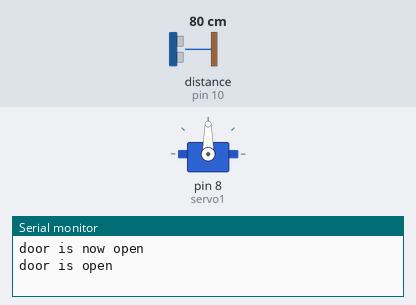
The sketch below on a simulated Arduino Uno, built with avr-gcc and run on an emulated ATmega328P. Parts: servo, the last lines printed to the serial monitor. Wiring (inferred from the names in the program): ultrasonic range finder: trigger pin 9; echo pin 10. Inputs (shaded band) come from the test bench; at power-on: distance to the obstacle (sensor on pin 10) 80 cm. The echo pulse lasts 58.3 µs per cm.

Above: at 1.3 s.
1.4 s: distance to the obstacle (sensor on pin 10) set to 35 cm
4.2 s: distance to the obstacle (sensor on pin 10) set to 29 cm
At 7.5 s:
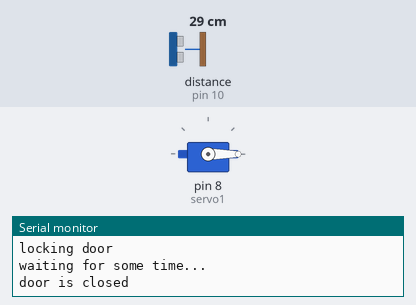
At 17.2 s:
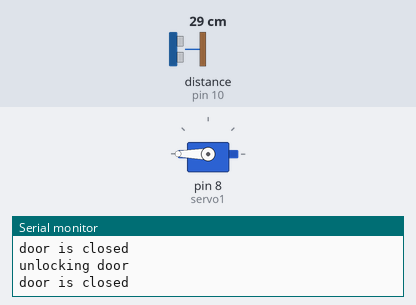
Timing chart, 0 to 17.5 s (numbered marks = the images above; inputs shaded):
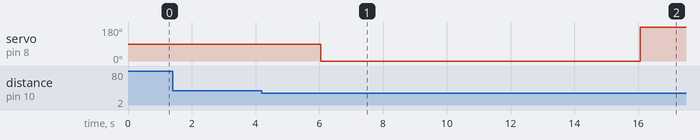

Measured:
- the behaviour switches between 32 and 31 cm on distance to the obstacle (sensor on pin 10) (found by bisection; images 0 and 1)
- after the input at 4.2 s, servo on pin 8 (servo1): 90° → 0° after 1.8 s, → 180° 10.0 s later

The sketch:

final_project_3.ino
```cpp
#include <Servo.h>
Servo servo1; //add servo
const int trigPin = 9; //define pins for the distance sensor
const int echoPin = 10; //define pins for the distance sensor
long duration; //part of the distance sensor code
int distanceCm, distanceInch; //create integers for the distance
void setup() {
   servo1.attach(8); //set servo pin
   pinMode(trigPin, OUTPUT); //make the trig pin an output
   pinMode(echoPin, INPUT); //make echo pin input
   Serial.begin(9600); //begin serial communication
}

void loop() {
  int i = 0;
  int o = isOpen();
  while(o == 0) {
    i++;
    if (i % 2 == 0) { Serial.print("door is "); Serial.println(isOpen() == 1 ? "open" : "closed"); }
    delay(500); //pause for .5 seconds
   o = isOpen();
  }
  Serial.println("door is now open");
  delay(500); //pause for .5 seconds

  o = isOpen();
  while(o == 1) {
    i++;
    if (i % 2 == 0) { Serial.print("door is "); Serial.println(isOpen() == 1 ? "open" : "closed"); }
    delay(500); //pause for .5 seconds
    o = isOpen();
  }
  Serial.println("door is now closed");
  delay(1500); //pause for 1.5 seconds

  Serial.println("locking door");
  lockDoor();

  Serial.println("waiting for some time...");
  long startTimeMillis = millis();
  while (millis() - startTimeMillis < 10000) {
    i++;
    if (i % 2 == 0) { Serial.print("door is "); Serial.println(isOpen() == 1 ? "open" : "closed"); }
    delay(500); //pause for .5 seconds
  }

  Serial.println("unlocking door");
  unlockDoor();
}

void lockDoor() {
  servo1.write(0); //turn servo all the way one way
}

void unlockDoor() {
  servo1.write(180); //turn servo all the way the other way
}

int isOpen() {
  int distance = getDistance(); //set the integer distance to the distance found by the sensor
  if (distance > 30) return 1; //if the distance is more than 30 cm, return 1. Otherwise
  return 0; //return 0
}

int getDistance() {  //all after this line is the distance sensor's code
digitalWrite(trigPin, LOW);
delayMicroseconds(2);
digitalWrite(trigPin, HIGH);
delayMicroseconds(10);
digitalWrite(trigPin, LOW);
duration = pulseIn(echoPin, HIGH);
distanceCm= duration*0.034/2;
distanceInch = duration*0.0133/2;
return distanceCm;
}
```
